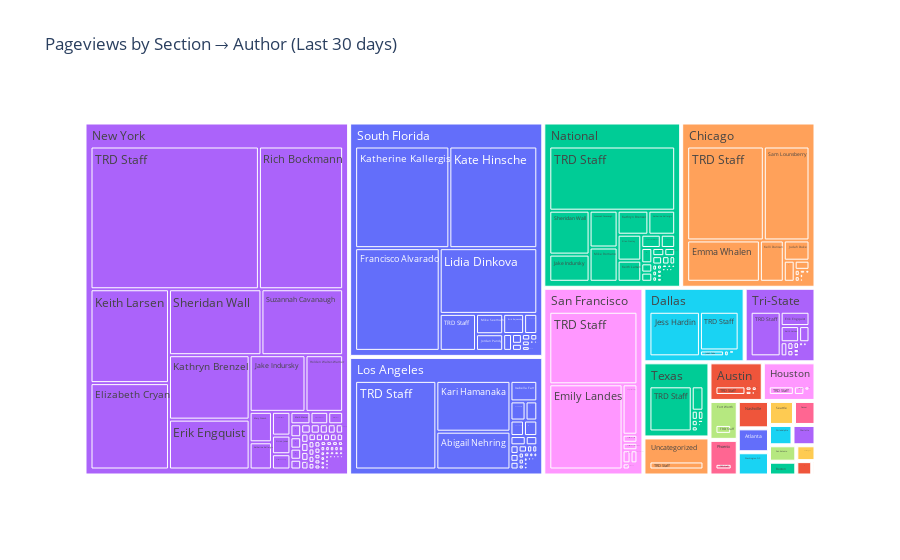

The code cell stored with this chart in its notebook:
### Code cell
import plotly.express as px

fig = px.treemap(
    df_filtered,
    path=["section","author"],   # hierarchy
    values="pageviews",          # size by pageviews
    color="section",             # color by section
    hover_data=["pageviews"],    # show pageviews on hover
    title="Pageviews by Section → Author (Last 30 days)"
)
fig.write_html("index.html")
fig.show()

### Figure 1 — Plotly figure (JSON) as saved in the notebook; plotly's stock layout.template omitted (floating-point values rounded to 4 significant figures; data arrays with more than 128 entries replaced by an {"elided": "..."} marker saying what was removed)
{"data": [{"branchvalues": "total", "customdata": {"elided": "526x2 mixed values"}, "domain": {"x": [0, 1], "y": [0, 1]}, "hovertemplate": "labels=%{label}<br>pageviews=%{customdata[0]}<br>parent=%{parent}<br>id=%{id}<br>section=%{customdata[1]}<extra></extra>", "ids": {"elided": "526 str values"}, "labels": {"elided": "526 str values"}, "marker": {"colors": {"elided": "526 str values"}}, "name": "", "parents": {"elided": "526 str values"}, "type": "treemap", "values": {"elided": "526 float values"}}], "layout": {"legend": {"tracegroupgap": 0}, "title": {"text": "Pageviews by Section → Author (Last 30 days)"}}}
